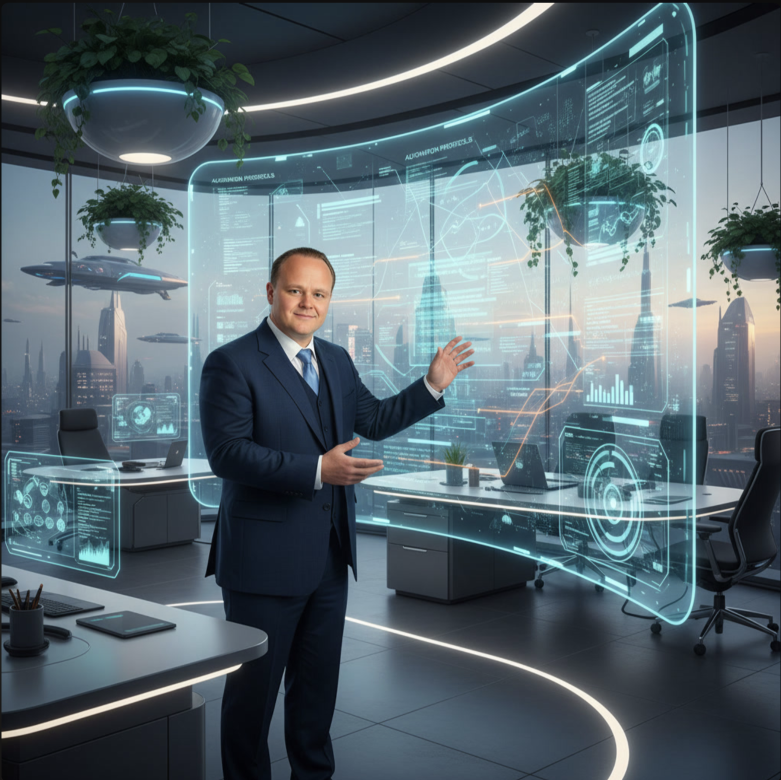
#> input picture header_schinkel.png, 1562 x 1560 px, found by its file name (shown at 1/2 size)
$ python gen_linkedin_header.py
#> lines starting #> are read from the running program, lines starting #| are printed output that depends on the picture
#!/usr/bin/env python3
"""Schinkel Consulting — LinkedIn Company Header (1584 × 396 px)
Design: Structural Meridian — with portrait
"""
from PIL import Image, ImageDraw, ImageFont
import math

# ─────────────────────────────────────────
# CANVAS (2× for anti-aliasing)
# ─────────────────────────────────────────
S = 2                          # scale factor
W, H = 1584 * S, 396 * S      # 3168 × 792

# ─────────────────────────────────────────
# PALETTE
# ─────────────────────────────────────────
BG_L     = (6,   12,  26)
BG_R     = (14,  32,  66)
TEAL     = (0,   180, 200)
TEAL_MED = (0,   180, 200, 140)
TEAL_FULL= (0,   180, 200, 255)

AVENIR      = '/System/Library/Fonts/Avenir Next.ttc'
AVENIR_COND = '/System/Library/Fonts/Avenir Next Condensed.ttc'
IDX_ULTRALIGHT = 10
IDX_REGULAR    = 7
IDX_MEDIUM     = 5

def p(x):
    return int(x * S)

# ─────────────────────────────────────────
# 1. BACKGROUND GRADIENT
# ─────────────────────────────────────────
img = Image.new('RGB', (W, H))
#> img: PIL image 3168x792 RGB; every value is 0
draw_bg = ImageDraw.Draw(img)
for x in range(W):
    t = x / (W - 1)
    r = int(BG_L[0] + t * (BG_R[0] - BG_L[0]))
    g = int(BG_L[1] + t * (BG_R[1] - BG_L[1]))
    b = int(BG_L[2] + t * (BG_R[2] - BG_L[2]))
    draw_bg.line([(x, 0), (x, H - 1)], fill=(r, g, b))

# ─────────────────────────────────────────
# 2. GEOMETRIC OVERLAY
# ─────────────────────────────────────────
ov = Image.new('RGBA', (W, H), (0, 0, 0, 0))
#> ov: PIL image 3168x792 RGBA; every value is 0
d  = ImageDraw.Draw(ov)

# Horizontal rule grid (structural rhythm — full width)
NUM_LINES = 20
for i in range(NUM_LINES):
    y = p(22) + i * (H - p(44)) // (NUM_LINES - 1)
    alpha = 28 if (i % 5 == 0) else 14
    d.line([(0, y), (W - 1, y)], fill=(255, 255, 255, alpha))

# Left teal accent bar
d.line([(p(72), p(58)), (p(72), p(338))], fill=TEAL_MED, width=S)

# Teal horizontal rule with precision ticks
RULE_Y = p(258)
d.line([(p(90), RULE_Y), (p(800), RULE_Y)], fill=TEAL_FULL, width=S)
for xi in range(80):
    x_tick = p(90) + xi * p(9)
    if x_tick > p(800):
        break
    tick_h = p(5) if xi % 10 == 0 else (p(3) if xi % 5 == 0 else p(1.5))
    alpha  = 200 if xi % 10 == 0 else (120 if xi % 5 == 0 else 60)
    d.line([(x_tick, RULE_Y - tick_h), (x_tick, RULE_Y + tick_h)],
           fill=(*TEAL, alpha), width=S)

# Vertical separator (left → middle zone boundary)
d.line([(p(862), p(48)), (p(862), p(348))], fill=(255, 255, 255, 32))

# Diagonal accent (full canvas, very subtle)
d.line([(0, p(396)), (p(380), 0)], fill=(*TEAL, 10), width=S)

# Precision cross marks (middle zone atmosphere)
for (rx, ry) in [(900, 80), (930, 316), (1020, 140), (980, 305), (1060, 258)]:
    arm = p(5)
    d.line([(p(rx)-arm, p(ry)), (p(rx)+arm, p(ry))], fill=(255, 255, 255, 28), width=S)
    d.line([(p(rx), p(ry)-arm), (p(rx), p(ry)+arm)], fill=(255, 255, 255, 28), width=S)

# Coordinate reference (upper middle zone, barely visible)
font_ref = ImageFont.truetype(AVENIR_COND, size=p(7), index=IDX_REGULAR)
d.text((p(876), p(54)), "N 52° 31′  ·  E 13° 24′",
       font=font_ref, fill=(255, 255, 255, 26))

# ─────────────────────────────────────────
# 3. COMPOSITE LAYERS
# ─────────────────────────────────────────
img = Image.alpha_composite(img.convert('RGBA'), ov)
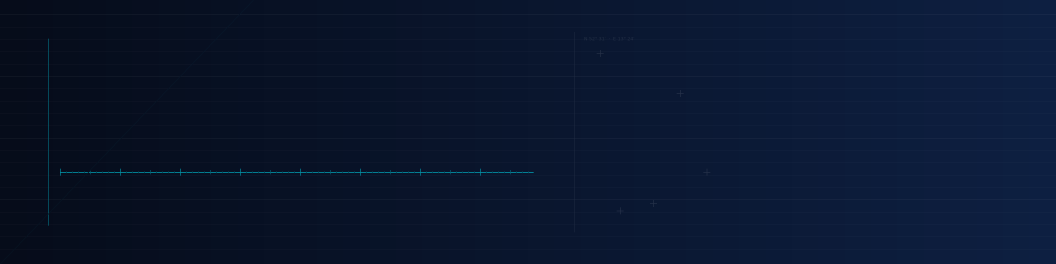
#> img: PIL image 3168x792 RGBA (shown at 1/3 size); mean R, G, B, A 9.9, 22.1, 46.1, 255

# ─────────────────────────────────────────
# 4. PORTRAIT PHOTO (right zone)
#    Wide crop — shows person from waist to head
# ─────────────────────────────────────────
# header_schinkel.png — square AI image, shows full upper body (waist to head)
portrait_src = Image.open('/Users/alexprivat/Claude/header_schinkel.png').convert('RGBA')
#> portrait_src is the input picture: PIL image 1562x1560 RGBA; mean R, G, B, A 86.9, 102.4, 110.2, 255

# Square image (1562×1560). Scale to p(610) wide → shows top 65% = head to waist.
PHOTO_TARGET_W = p(610)
PHOTO_TARGET_H = PHOTO_TARGET_W                     # square → same height

portrait_scaled = portrait_src.resize(
    (PHOTO_TARGET_W, PHOTO_TARGET_H), Image.LANCZOS)

# Crop: skip top 1%, show H rows (top 65% of image = head → waist level)
crop_top = int(PHOTO_TARGET_H * 0.01)
portrait_crop = portrait_scaled.crop(
    (0, crop_top, PHOTO_TARGET_W, crop_top + H))
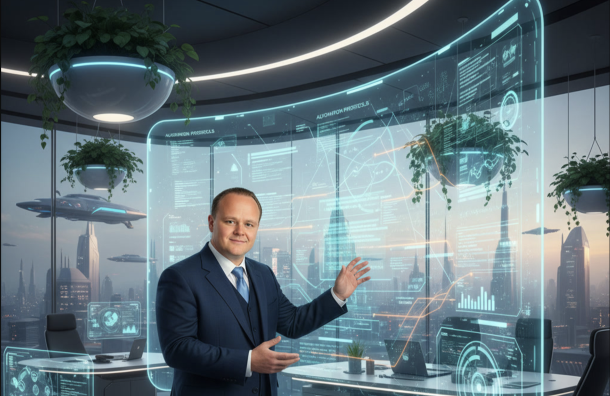
#> portrait_crop: PIL image 1220x792 RGBA (shown at 1/2 size); mean R, G, B, A 101.7, 118.9, 125.9, 255

# Light navy tint (18%) — shifts cool-gray AI background toward brand navy
navy_layer = Image.new('RGBA', portrait_crop.size, (8, 20, 46, 46))
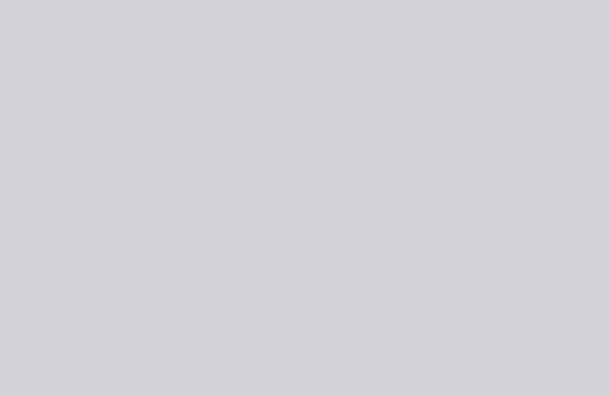
#> navy_layer: PIL image 1220x792 RGBA (shown at 1/2 size); mean R, G, B, A 8, 20, 46, 46; transparent parts drawn white
portrait_tinted = Image.alpha_composite(portrait_crop, navy_layer)
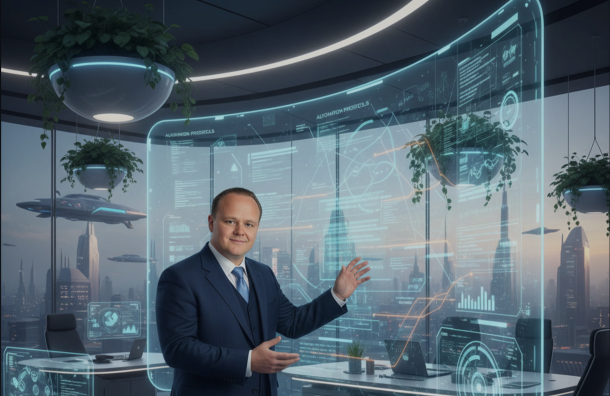
#> portrait_tinted: PIL image 1220x792 RGBA (shown at 1/2 size); mean R, G, B, A 84.8, 101.1, 111.5, 255

# Gradient alpha mask: transparent left → opaque right, quadratic ease-in
FADE = int(PHOTO_TARGET_W * 0.55)
mask_img = Image.new('L', portrait_tinted.size, 255)
#> mask_img: PIL image 1220x792 L; every value is 255
draw_m = ImageDraw.Draw(mask_img)
for xi in range(FADE):
    a = int(255 * (xi / FADE) ** 2.0)
    draw_m.line([(xi, 0), (xi, H - 1)], fill=a)

portrait_tinted.putalpha(mask_img)
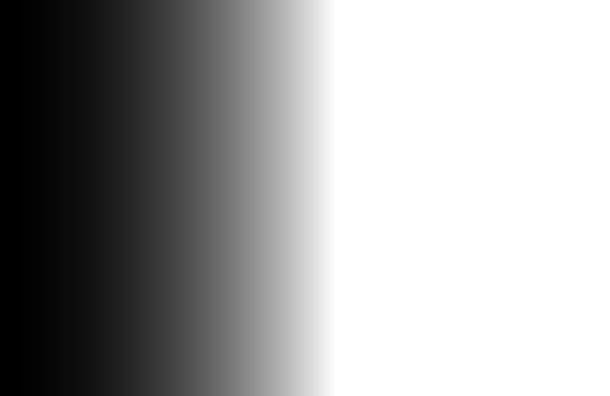
#> mask_img: PIL image 1220x792 L (shown at 1/2 size); min 0, max 255, mean 161.1
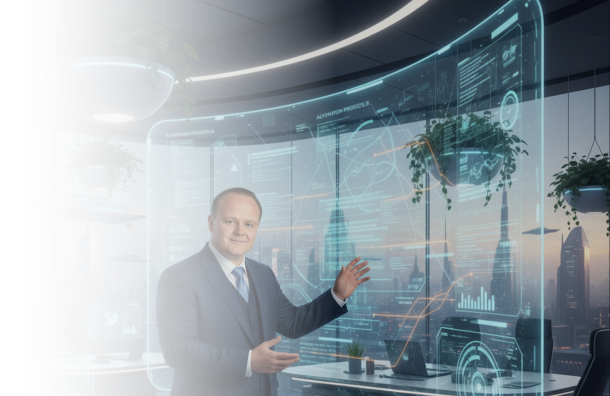
#> portrait_tinted: PIL image 1220x792 RGBA (shown at 1/2 size); mean R, G, B, A 84.8, 101.1, 111.5, 161.1; transparent parts drawn white

# Right-align flush to canvas edge
photo_x = W - PHOTO_TARGET_W
photo_y = 0
img.paste(portrait_tinted, (photo_x, photo_y), portrait_tinted)
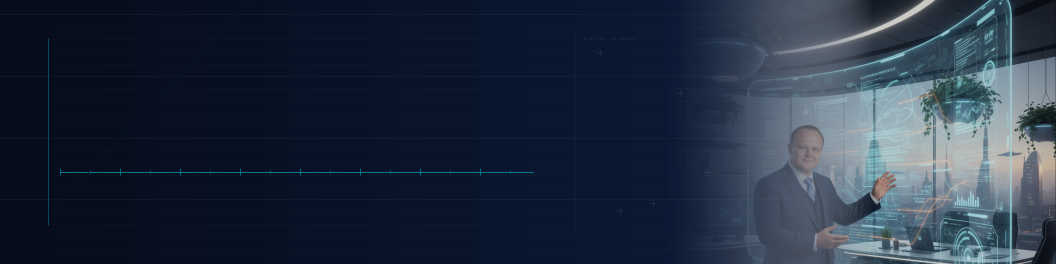
#> img: PIL image 3168x792 RGBA (shown at 1/3 size); mean R, G, B, A 29.4, 41.8, 60.5, 247.8; transparent parts drawn white

# ─────────────────────────────────────────
# 5. LOGO
# ─────────────────────────────────────────
#> (the run stopped early here; a loop or call above may not have finished)
